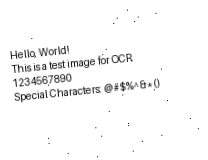
#> input picture data/test_image.png, 208 x 160 px, found by its file name
$ python example_noise_reduction.py
#> lines starting #> are read from the running program, lines starting #| are printed output that depends on the picture
### pyaip/utils.py
import cv2

def load_image(image_path):

    # load an image from the file system.
#> called with image_path = 'data/test_image.png'
    return cv2.imread(image_path, cv2.IMREAD_GRAYSCALE)
#> returned value is the input picture: shape (160, 208); min 9, max 255, mean 248

def save_image(image, output_path):

    # save an image to the file system.
    cv2.imwrite(output_path, image)

### pyaip/noise_reduction.py
import cv2
import numpy as np

def gaussian_blur(image, kernel_size=(5, 5), sigma=1):
    """
    Apply Gaussian blur to reduce image noise.

    Args:
        image: numpy.ndarray, Input image
        kernel_size: tuple, Size of Gaussian kernel (must be odd numbers)
        sigma: float, Gaussian standard deviation

    Returns:
        numpy.ndarray: Blurred image
    """
#> called with kernel_size = (5, 5), sigma = 1
    if image is None or image.size == 0:
        raise ValueError("Input image is empty")

    kernel_size = tuple(dim if dim % 2 == 1 else dim + 1 for dim in kernel_size)
    return cv2.GaussianBlur(image, kernel_size, sigma)
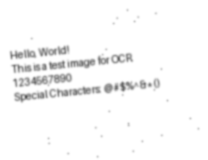
#> returned value: shape (160, 208); min 96, max 255, mean 248

def median_filter(image, kernel_size=5):
    """
    Apply median filtering to remove salt-and-pepper noise.

    Args:
        image: numpy.ndarray, Input image
        kernel_size: int, Size of median filter kernel (must be odd)

    Returns:
        numpy.ndarray: Filtered image
    """
#> called with kernel_size = 5
    if image is None or image.size == 0:
        raise ValueError("Input image is empty")

    # Ensure kernel size is odd
    kernel_size = kernel_size if kernel_size % 2 == 1 else kernel_size + 1
    return cv2.medianBlur(image, kernel_size)
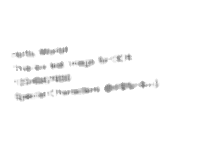
#> returned value: shape (160, 208); min 113, max 255, mean 251.2

### examples/example_noise_reduction.py
import cv2
from pyaip.noise_reduction import gaussian_blur, median_filter
from pyaip.utils import load_image, save_image

image = load_image('data/test_image.png')

blurred_image = gaussian_blur(image, kernel_size=(5, 5), sigma=1.0)
save_image(blurred_image, 'data/blurred_image.png')

filtered_image = median_filter(image)
save_image(filtered_image, 'data/filtered_image.png')
